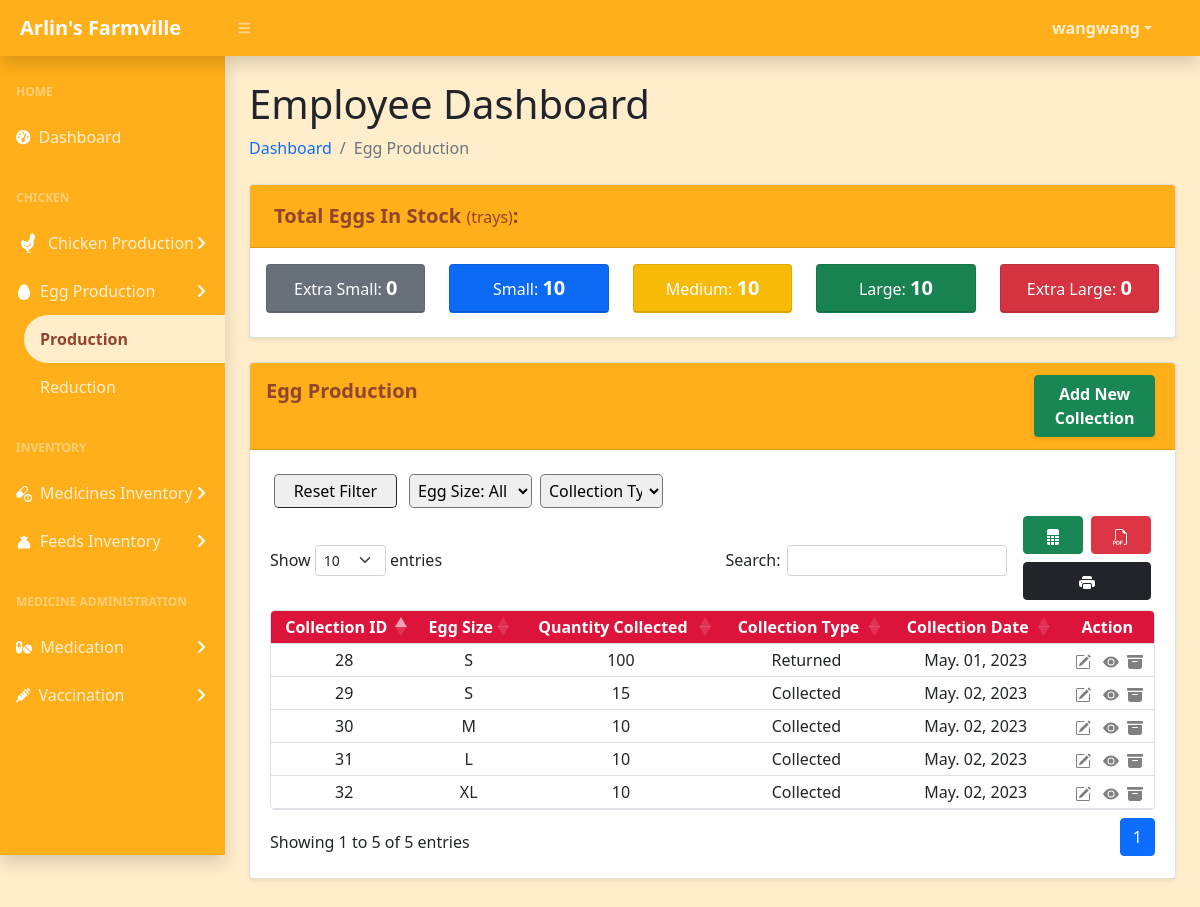
Page /users/employee/views/egg_production.php (signed in) on the committed database.
### tables this page shows
CREATE TABLE `eggproduction` (
  `eggSize_ID` int(10) NOT NULL,
  `eggSize` char(2) NOT NULL,
  `inStock` int(10) NOT NULL DEFAULT 0
);

CREATE TABLE `eggtransaction` (
  `collection_ID` int(10) NOT NULL,
  `eggSize_ID` int(10) NOT NULL,
  `user_ID` int(11) NOT NULL,
  `eggSize` char(2) DEFAULT NULL,
  `quantity` int(10) NOT NULL,
  `dispositionType` enum('Distributed to Customer','Personal Consumption','Spoiled','Collected','Returned') NOT NULL,
  `transactionDate` date NOT NULL,
  `transactionType` enum('Collection','Reduction') NOT NULL,
  `note` varchar(100) DEFAULT NULL,
  `archive` varchar(20) NOT NULL DEFAULT 'not archived'
);

### users/employee/views/query/egg_production_records.php (the view, shortened to what this page needs)
<?php
    include('../../../config/database_connection.php');
    $sql = "SELECT * FROM eggtransaction WHERE archive = 'not archived' AND transactionType = 'Collection' ORDER BY collection_ID ASC";
    $stmt = $conn->query($sql);
    if($stmt){
        if($stmt->rowCount() > 0){
            echo '
            <div id="filtertable" class="col-md-10 col-sm-12">
                <button id="reset-btn" class="border-secondary border-1 mx-1 p-1 rounded rounded-3 col-md-2 col-sm-4 m-1">Reset Filter</button>
            </div>
            <table id="eggProduction" class="table table-sm responsive border table-hover text-center rounded rounded-3 overflow-hidden" style="width: 100%">';
                echo "<thead class='text-white' style='background-color: #DC143C'>";
                    echo "<tr>";
                        echo "<th>Collection ID</th>";
                        echo "<th>Egg Size</th>";
                        echo "<th>Quantity Collected</th>";
                        echo "<th>Collection Type</th>";
                        echo "<th>Collection Date</th>";
                        echo "<th>Action</th>";
                    echo "</tr>";
                echo "</thead>";
                echo "<tbody class='text-break'>";
                while($row = $stmt->fetch()){
                    $dataSortExpD = strtotime($row['transactionDate']);
                    $expDateFormatted = date("M. d, Y", $dataSortExpD);
                    echo "<tr>";
                        echo "<td>" . $row['collection_ID'] . "</td>";
                        echo "<td>" . $row['eggSize'] . "</td>";
                        echo "<td>" . $row['quantity'] . "</td>";
                        echo "<td>" . $row['dispositionType'] . "</td>";
                        echo "<td data-sort='". $dataSortExpD ."'>" . $expDateFormatted . "</td>";
                        echo "<td>";
                        echo '<a href="update_egg_form.php?id='. $row['collection_ID'] .'" class="m-1 text-decoration-none" data-bs-toggle="tooltip" data-bs-placement="left" data-bs-custom-class="tooltip-expired" data-bs-title="Edit Record">
                                <svg xmlns="http://www.w3.org/2000/svg" width="16" height="16" fill="gray" class="bi bi-pencil-square" viewBox="0 0 16 16">
                                    <path d="M15.502 1.94a.5.5 0 0 1 0 .706L14.459 3.69l-2-2L13.502.646a.5.5 0 0 1 .707 0l1.293 1.293zm-1.75 2.456-2-2L4.939 9.21a.5.5 0 0 0-.121.196l-.805 2.414a.25.25 0 0 0 .316.316l2.414-.805a.5.5 0 0 0 .196-.12l6.813-6.814z"/>
                                    <path fill-rule="evenodd" d="M1 13.5A1.5 1.5 0 0 0 2.5 15h11a1.5 1.5 0 0 0 1.5-1.5v-6a.5.5 0 0 0-1 0v6a.5.5 0 0 1-.5.5h-11a.5.5 0 0 1-.5-.5v-11a.5.5 0 0 1 .5-.5H9a.5.5 0 0 0 0-1H2.5A1.5 1.5 0 0 0 1 2.5v11z"/>
                                </svg>
                            </a>';
                        echo '<a href="viewEggProd.php?id='. $row['collection_ID'] .'" class="m-1 text-decoration-none" data-bs-toggle="tooltip" data-bs-placement="left" data-bs-custom-class="tooltip-expired" data-bs-title="View Record">
                                <svg xmlns="http://www.w3.org/2000/svg" width="16" height="16" fill="gray" class="bi bi-eye-fill" viewBox="0 0 16 16">
                                    <path d="M10.5 8a2.5 2.5 0 1 1-5 0 2.5 2.5 0 0 1 5 0z"/>
                                    <path d="M0 8s3-5.5 8-5.5S16 8 16 8s-3 5.5-8 5.5S0 8 0 8zm8 3.5a3.5 3.5 0 1 0 0-7 3.5 3.5 0 0 0 0 7z"/>
                                </svg>
                              </a>';
                        echo '<a href="archive_egg.php?id='. $row['collection_ID'] .'" data-bs-toggle="tooltip" data-bs-placement="left" data-bs-toggle="tooltip" data-bs-placement="left" data-bs-custom-class="tooltip-expired" data-bs-title="Archive">
                                <svg xmlns="http://www.w3.org/2000/svg" width="16" height="16" fill="gray" class="bi bi-archive-fill" viewBox="0 0 16 16">
                                    <path d="M12.643 15C13.979 15 15 13.845 15 12.5V5H1v7.5C1 13.845 2.021 15 3.357 15h9.286zM5.5 7h5a.5.5 0 0 1 0 1h-5a.5.5 0 0 1 0-1zM.8 1a.8.8 0 0 0-.8.8V3a.8.8 0 0 0 .8.8h14.4A.8.8 0 0 0 16 3V1.8a.8.8 0 0 0-.8-.8H.8z"/>
                                </svg>
                            </a>';
                        echo "</td>";
                    echo "</tr>";
                }
                echo "</tbody>";
            echo "</table>";
        }
    } else{
        echo "Oops! Something went wrong. Please try again later.";
    }
?>

### users/employee/views/egg_production.php (shortened to what this page needs)
<?php
    include("../../includes/header.php");
?>
<div class="container-fluid px-4">
    <h1 class="mt-4"> Employee Dashboard</h1>
    <ol class="breadcrumb mb-4">
        <li class="breadcrumb-item">
            <a href="./index.php" style="text-decoration: none">Dashboard</a>
        </li>
        <li class="breadcrumb-item active">Egg Production</li>
    </ol>
    <div class="wrapper mt-1">
        <div class="container">
            <div class="row mb-5">
                <div class="p-0">
                    <div class="card shadow-sm mb-4">
                        <div class="card-header fw-bold pb-2 fs-5" style="background-color: #FFAF1A; color: #91452c">
                        <div class="p-2">
                            Total Eggs In Stock <span class="fs-6 fw-normal">(trays)</span>:
                        </div>
                        </div>
                    <div class="row p-3 text-center">
                        <div class="col-sm">
                            <div class="card bg-secondary text-white mb-2">
                                <div class="card-header">Extra Small: <span class="fw-bold fs-5">
                                    <?php
                                        include('../../../config/database_connection.php');
                                        $sql = "SELECT inStock FROM eggproduction WHERE eggSize = 'XS'";
                                        $stmt = $conn->query($sql);
                                        $stmt->execute();
                                        $total = $stmt->fetchColumn();
                                        if($total > 0){
                                            echo $total;
                                        }else{
                                            echo "0";
                                        }
                                    ?>
                                </span></div>
                            </div>
                        </div>
                        <div class="col-sm">
                            <div class="card bg-primary text-white mb-2">
                                <div class="card-header">Small: <span class="fw-bold fs-5">
                                    <?php
                                        include('../../../config/database_connection.php');
                                        $sql = "SELECT inStock FROM eggproduction WHERE eggSize = 'S'";
                                        $stmt = $conn->query($sql);
                                        $stmt->execute();
                                        $total = $stmt->fetchColumn();
                                        if($total > 0){
                                            echo $total;
                                        }else{
                                            echo "0";
                                        }
                                    ?>
                                </span></div>
                            </div>
                        </div>
                        <div class="col-sm">
                            <div class="card bg-warning text-white mb-2">
                                <div class="card-header">Medium: <span class="fw-bold fs-5">
                                    <?php
                                        include('../../../config/database_connection.php');
                                        $sql = "SELECT inStock FROM eggproduction WHERE eggSize = 'M'";
                                        $stmt = $conn->query($sql);
                                        $stmt->execute();
                                        $total = $stmt->fetchColumn();
                                        if($total > 0){
                                            echo $total;
                                        }else{
                                            echo "0";
                                        }
                                    ?>
                                </span></div>
                            </div>
                        </div>
                        <div class="col-sm">
                            <div class="card bg-success text-white mb-2">
                                <div class="card-header">Large: <span class="fw-bold fs-5">
                                    <?php
                                        include('../../../config/database_connection.php');
                                        $sql = "SELECT inStock FROM eggproduction WHERE eggSize = 'L'";
                                        $stmt = $conn->query($sql);
                                        $stmt->execute();
                                        $total = $stmt->fetchColumn();
                                        if($total > 0){
                                            echo $total;
                                        }else{
                                            echo "0";
                                        }
                                    ?>
                                </span></div>
                            </div>
                        </div>
                        <div class="col-sm">
                            <div class="card bg-danger text-white mb-2">
                                <div class="card-header">Extra Large: <span class="fw-bold fs-5">
                                    <?php
                                        include('../../../config/database_connection.php');
                                        $sql = "SELECT inStock FROM eggproduction WHERE eggSize = 'XL'";
                                        $stmt = $conn->query($sql);
                                        $stmt->execute();
                                        $total = $stmt->fetchColumn();
                                        if($total > 0){
                                            echo $total;
                                        }else{
                                            echo "0";
                                        }
                                        unset($conn);
                                    ?>
                                </span></div>
                            </div>
                        </div>
                    </div>
                    </div>
                    <div class="card shadow-sm">
                        <div class="card-header" style="background-color: #FFAF1A;">
                            <div class="row justify-content-between">
                                <div class="col-xl-3 col-md-6">
                                    <h4 class="pt-2 fs-5 fw-bold" style="background-color: #FFAF1A; color: #91452c">Egg Production</h4>
                                </div>
                                <div class="col-xl-2 col-md-2 align-content-end">
                                    <div class="w-100 d-flex justify-content-end">
                                        <div class="m-1 w-100 float-end">
                                            <a href="add_egg_form.php" class="btn btn-success shadow-sm w-100 fw-bold">Add New Collection</a>
                                        </div>
                                    </div>
                                </div>
                            </div>
                        </div>
                        <div class="card-body displayTable">
                            <div class="table-responsive m-1">
                                <?php
                                    include('./query/egg_production_records.php');
                                ?>
                            </div>
                        </div>
                    </div>
                </div>
            </div>
        </div>
    </div>
<?php
    include("../../includes/footer.php");
    include("../../includes/scripts.php");
?>

### rows in the picture
eggproduction: inStock "10"
eggproduction: inStock "10"
eggproduction: inStock "10"
eggtransaction: collection_ID "28", eggSize "S", quantity "100", dispositionType "Returned", transactionDate "May. 01, 2023"
eggtransaction: collection_ID "29", eggSize "S", quantity "15", dispositionType "Collected", transactionDate "May. 02, 2023"
eggtransaction: collection_ID "30", eggSize "M", quantity "10", dispositionType "Collected", transactionDate "May. 02, 2023"
eggtransaction: collection_ID "31", eggSize "L", quantity "10", dispositionType "Collected", transactionDate "May. 02, 2023"
eggtransaction: collection_ID "32", eggSize "XL", quantity "10", dispositionType "Collected", transactionDate "May. 02, 2023"

### other values in the picture
$_SESSION["username"] "wangwang"
